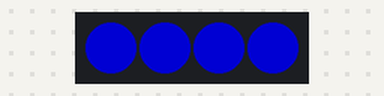
The program below on a simulated BBC micro:bit (MakeCode). Parts: 4 RGB LEDs in strip order, left to right. Dim RGB values are drawn brighter than linear.

Above: at 0.15 s.
At 5.26 s:
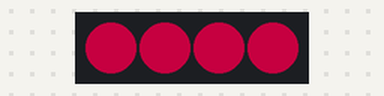
At 10.08 s:
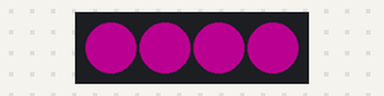
At 20.32 s:
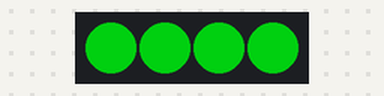
At 31.17 s:
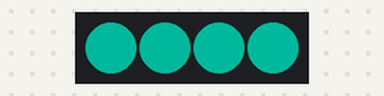
At 39.6 s:
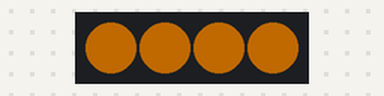
Timing chart, 0 to 40.0 s (numbered marks = the images above):
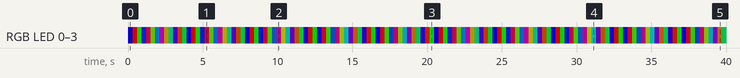

Measured:
- by itself, RGB LED 0–3: off → RGB(0, 0, 127) at 0.00 s, → RGB(121, 0, 7) 0.30 s later, → RGB(13, 114, 0) 0.30 s later, → RGB(0, 20, 107) 0.30 s later, … (133 changes in this stretch)

The program:

main.ts
```typescript
let B = 0
let C = 0
let R = 0
let strip = neopixel.create(DigitalPin.P15, 4, NeoPixelMode.RGB)
basic.forever(function () {
    R = 0
    C = 0
    B = 0
    for (let index = 0; index < 255; index++) {
        R += 1
        B += -1
        strip.showColor(neopixel.rgb(R, C, B))
        basic.pause(1)
    }
    for (let index = 0; index < 255; index++) {
        C += 1
        R += -1
        strip.showColor(neopixel.rgb(R, C, B))
        basic.pause(1)
    }
    for (let index = 0; index < 255; index++) {
        B += 1
        C += -1
        strip.showColor(neopixel.rgb(R, C, B))
        basic.pause(1)
    }
})
```

test.ts
```typescript
// aquí va el archivo "tests"; esto no se compilará cuando este paquete se utilice como una extensión.
```
